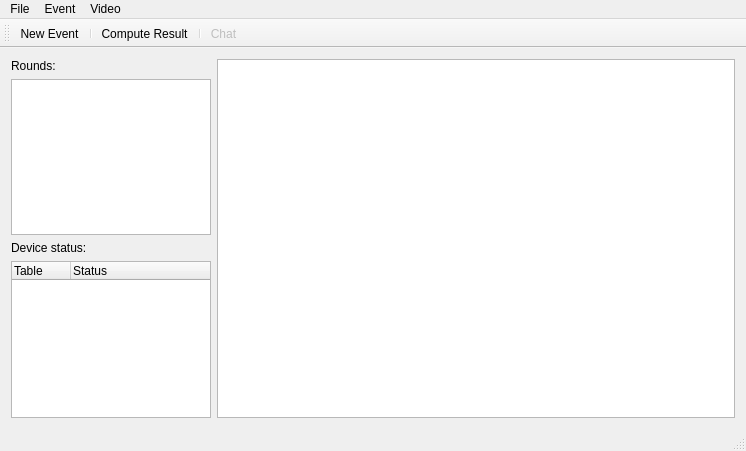
<?xml version="1.0" encoding="UTF-8"?>
<ui version="4.0">
 <class>MainWindow</class>
 <widget class="QMainWindow" name="MainWindow">
  <property name="geometry">
   <rect>
    <x>0</x>
    <y>0</y>
    <width>746</width>
    <height>451</height>
   </rect>
  </property>
  <property name="windowTitle">
   <string>Bridge Club</string>
  </property>
  <property name="windowIcon">
   <iconset resource="resources.qrc">
    <normaloff>:/images/bridge-club.png</normaloff>:/images/bridge-club.png</iconset>
  </property>
  <widget class="QWidget" name="centralWidget">
   <layout class="QGridLayout" name="gridLayout">
    <item row="1" column="0">
     <widget class="QListWidget" name="roundsList">
      <property name="maximumSize">
       <size>
        <width>200</width>
        <height>16777215</height>
       </size>
      </property>
     </widget>
    </item>
    <item row="0" column="1" rowspan="4">
     <widget class="QTreeView" name="tablesList">
      <property name="rootIsDecorated">
       <bool>false</bool>
      </property>
      <attribute name="headerDefaultSectionSize">
       <number>75</number>
      </attribute>
     </widget>
    </item>
    <item row="3" column="0">
     <widget class="QTreeWidget" name="statusList">
      <property name="maximumSize">
       <size>
        <width>200</width>
        <height>16777215</height>
       </size>
      </property>
      <property name="rootIsDecorated">
       <bool>false</bool>
      </property>
      <attribute name="headerDefaultSectionSize">
       <number>59</number>
      </attribute>
      <column>
       <property name="text">
        <string>Table</string>
       </property>
      </column>
      <column>
       <property name="text">
        <string>Status</string>
       </property>
      </column>
     </widget>
    </item>
    <item row="0" column="0">
     <widget class="QLabel" name="label">
      <property name="text">
       <string>Rounds:</string>
      </property>
     </widget>
    </item>
    <item row="2" column="0">
     <widget class="QLabel" name="label_2">
      <property name="text">
       <string>Device status:</string>
      </property>
     </widget>
    </item>
   </layout>
  </widget>
  <widget class="QMenuBar" name="menuBar">
   <property name="geometry">
    <rect>
     <x>0</x>
     <y>0</y>
     <width>746</width>
     <height>21</height>
    </rect>
   </property>
   <widget class="QMenu" name="menuFile">
    <property name="title">
     <string>File</string>
    </property>
    <addaction name="actionImport_Tournament"/>
    <addaction name="actionExport_Tournament"/>
    <addaction name="actionLoad_local_tournament"/>
    <addaction name="separator"/>
    <addaction name="actionPlay_a_match"/>
    <addaction name="actionExport_selected_match"/>
    <addaction name="actionP_lay_selected_match"/>
    <addaction name="separator"/>
    <addaction name="actionQuit"/>
   </widget>
   <widget class="QMenu" name="menuEvent">
    <property name="title">
     <string>Event</string>
    </property>
    <addaction name="actionNew_Event"/>
    <addaction name="actionStop_Event"/>
    <addaction name="separator"/>
    <addaction name="actionCompute_Result"/>
    <addaction name="separator"/>
   </widget>
   <widget class="QMenu" name="menuVideo">
    <property name="title">
     <string>Video</string>
    </property>
    <addaction name="actionVideo_Chat"/>
   </widget>
   <addaction name="menuFile"/>
   <addaction name="menuEvent"/>
   <addaction name="menuVideo"/>
  </widget>
  <widget class="QToolBar" name="mainToolBar">
   <attribute name="toolBarArea">
    <enum>TopToolBarArea</enum>
   </attribute>
   <attribute name="toolBarBreak">
    <bool>false</bool>
   </attribute>
   <addaction name="actionNew_Event"/>
   <addaction name="separator"/>
   <addaction name="actionCompute_Result"/>
   <addaction name="separator"/>
   <addaction name="actionChat"/>
  </widget>
  <widget class="QStatusBar" name="statusBar"/>
  <action name="actionNew_Event">
   <property name="text">
    <string>&amp;New Event...</string>
   </property>
   <property name="shortcut">
    <string>Ctrl+N</string>
   </property>
  </action>
  <action name="actionStart_Server">
   <property name="text">
    <string>Start Server</string>
   </property>
  </action>
  <action name="actionCompute_Result">
   <property name="text">
    <string>Compute &amp;Result</string>
   </property>
   <property name="shortcut">
    <string>Ctrl+R</string>
   </property>
  </action>
  <action name="actionImport_Tournament">
   <property name="text">
    <string>&amp;Import Tournament...</string>
   </property>
   <property name="toolTip">
    <string>Import Tournament</string>
   </property>
   <property name="shortcut">
    <string>Ctrl+O</string>
   </property>
  </action>
  <action name="actionExport_Tournament">
   <property name="text">
    <string>&amp;Export Tournament...</string>
   </property>
   <property name="toolTip">
    <string>Export Tournament</string>
   </property>
   <property name="shortcut">
    <string>Ctrl+S</string>
   </property>
  </action>
  <action name="actionPlay_a_match">
   <property name="text">
    <string>Import and &amp;Play a match...</string>
   </property>
   <property name="toolTip">
    <string>Import and Play a match</string>
   </property>
   <property name="shortcut">
    <string>Ctrl+I</string>
   </property>
  </action>
  <action name="actionStop_Event">
   <property name="text">
    <string>S&amp;top Event</string>
   </property>
   <property name="shortcut">
    <string>Ctrl+T</string>
   </property>
  </action>
  <action name="actionQuit">
   <property name="text">
    <string>&amp;Quit</string>
   </property>
   <property name="shortcut">
    <string>Ctrl+Q</string>
   </property>
  </action>
  <action name="actionExport_selected_match">
   <property name="text">
    <string>Export selected &amp;match...</string>
   </property>
   <property name="shortcut">
    <string>Ctrl+E</string>
   </property>
  </action>
  <action name="actionLoad_local_tournament">
   <property name="text">
    <string>Load Local &amp;Tournament...</string>
   </property>
   <property name="shortcut">
    <string>Ctrl+L</string>
   </property>
  </action>
  <action name="actionP_lay_selected_match">
   <property name="text">
    <string>P&amp;lay selected match</string>
   </property>
   <property name="shortcut">
    <string>Ctrl+P</string>
   </property>
  </action>
  <action name="actionChat">
   <property name="enabled">
    <bool>false</bool>
   </property>
   <property name="text">
    <string>Chat</string>
   </property>
   <property name="shortcut">
    <string>Ctrl+F</string>
   </property>
  </action>
  <action name="actionVideo_Chat">
   <property name="text">
    <string>Chat with all players</string>
   </property>
   <property name="shortcut">
    <string>Ctrl+V</string>
   </property>
  </action>
 </widget>
 <layoutdefault spacing="6" margin="11"/>
 <resources>
  <include location="resources.qrc"/>
 </resources>
 <connections/>
</ui>
